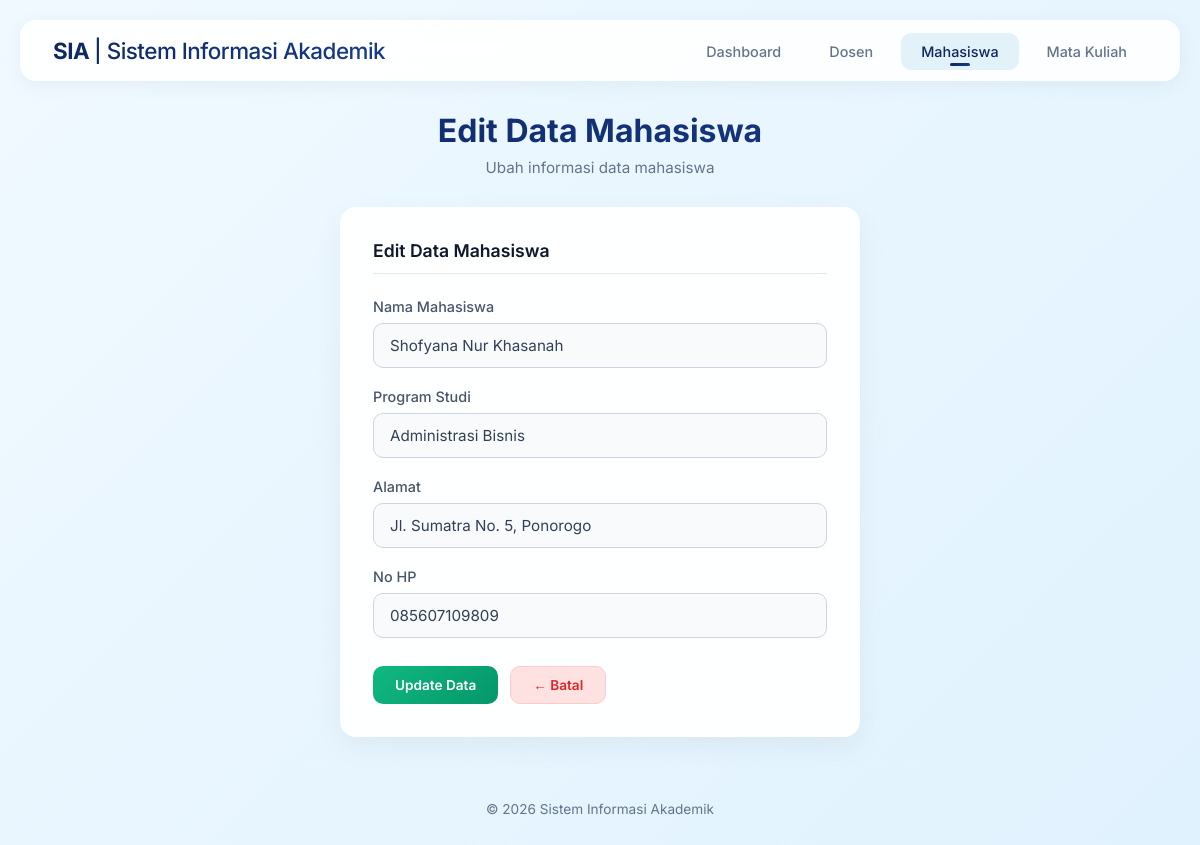
/editmahasiswa.php?npm=253101030, run on the app's committed database.
### tables this page shows
CREATE TABLE IF NOT EXISTS t_mahasiswa (
    npm INT PRIMARY KEY,
    namaMhs VARCHAR(50),
    prodi VARCHAR(25),
    alamat VARCHAR(70),
    noHP VARCHAR(14)
);

### editmahasiswa.php (the view, shortened to what this page needs)
<?php
  include 'koneksi.php';
  if (isset($_GET['npm'])) {
    $npm = ($_GET["npm"]);
    $query = "SELECT * FROM t_mahasiswa WHERE npm='$npm'";
    $result = mysqli_query($link, $query);
    $data = mysqli_fetch_assoc($result);
  } else {
    header("location:viewmahasiswa.php");
    exit;
  }
?>
<!DOCTYPE html>
<html lang="id">
<head>
    <link rel="stylesheet" href="style.css">
</head>
<body>
    <nav class="navbar">
        <div class="brand">SIA <span>| Sistem Informasi Akademik</span></div>
        <ul class="nav-links">
            <li><a href="index.php">Dashboard</a></li>
            <li><a href="viewdosen.php">Dosen</a></li>
            <li><a href="viewmahasiswa.php" class="active">Mahasiswa</a></li>
            <li><a href="viewmatakuliah.php">Mata Kuliah</a></li>
        </ul>
    </nav>
    <div class="page-header fade-in">
        <h1>Edit Data Mahasiswa</h1>
        <p>Ubah informasi data mahasiswa</p>
    </div>
    <div class="card form-card fade-in">
        <div class="form-title">Edit Data Mahasiswa</div>
        <form action="proses_editmahasiswa.php" method="post">
            <div class="form-group">
                <label for="namaMhs">Nama Mahasiswa</label>
                <input type="text" name="namaMhs" id="namaMhs" value="<?php echo $data['namaMhs']; ?>" required>
            </div>
            <div class="form-group">
                <label for="prodi">Program Studi</label>
                <input type="text" name="prodi" id="prodi" value="<?php echo $data['prodi']; ?>" required>
            </div>
            <div class="form-group">
                <label for="alamat">Alamat</label>
                <input type="text" name="alamat" id="alamat" value="<?php echo $data['alamat']; ?>" required>
            </div>
            <div class="form-group">
                <label for="noHP">No HP</label>
                <input type="tel" name="noHP" id="noHP" value="<?php echo $data['noHP']; ?>" required>
            </div>
            <div class="form-actions">
                <button type="submit" name="edit" class="btn btn-success">Update Data</button>
                <a href="viewmahasiswa.php" class="btn btn-danger">← Batal</a>
            </div>
        </form>
    </div>
    <div class="footer">
        &copy; <?php echo date('Y'); ?> Sistem Informasi Akademik
    </div>
</body>
</html>

### style.css (style rules this page uses)
* { margin: 0; padding: 0; box-sizing: border-box; }
body { font-family: 'Inter', sans-serif; background: linear-gradient(135deg, #f0f9ff 0%, #e0f2fe 100%); min-height: 100vh; color: #334155; padding: 20px; }
.navbar { background: rgba(255, 255, 255, 0.9); backdrop-filter: blur(20px); border: 1px solid rgba(255, 255, 255, 0.5); border-radius: 16px; padding: 16px 32px; margin-bottom: 30px; display: flex; justify-content: space-between; align-items: center; box-shadow: 0 4px 20px rgba(0, 0, 0, 0.05); }
.navbar .brand { font-size: 1.4rem; font-weight: 700; background: linear-gradient(135deg, #0e275e 0%, #163b8d 100%); -webkit-background-clip: text; -webkit-text-fill-color: transparent; background-clip: text; letter-spacing: -0.5px; }
.navbar .brand span { color: #355C7D; font-weight: 500; opacity: 1; }
.nav-links { display: flex; gap: 8px; list-style: none; }
.nav-links a { text-decoration: none; color: #64748b; padding: 10px 20px; border-radius: 10px; font-size: 0.9rem; font-weight: 500; transition: all 0.3s cubic-bezier(0.4, 0, 0.2, 1); position: relative; }
.nav-links a:hover, .nav-links a.active { color: #0e275e; background: rgba(2, 132, 199, 0.1); }
.nav-links a.active::after { content: ''; position: absolute; bottom: 4px; left: 50%; transform: translateX(-50%); width: 20px; height: 3px; background: linear-gradient(135deg, #0e275e, #163b8d); border-radius: 2px; }
.page-header { text-align: center; margin-bottom: 30px; }
.page-header h1 { font-size: 2rem; font-weight: 700; background: linear-gradient(135deg, #0e275e 0%, #163b8d 100%); -webkit-background-clip: text; -webkit-text-fill-color: transparent; background-clip: text; margin-bottom: 8px; }
.page-header p { color: #64748b; font-size: 0.95rem; }
.card { background: rgba(255, 255, 255, 0.95); backdrop-filter: blur(20px); border: 1px solid rgba(255, 255, 255, 0.8); border-radius: 16px; padding: 32px; box-shadow: 0 10px 30px rgba(0, 0, 0, 0.05); max-width: 900px; margin: 0 auto; }
.card.form-card { max-width: 520px; }
.btn { display: inline-flex; align-items: center; gap: 6px; text-decoration: none; padding: 10px 22px; border-radius: 10px; font-family: 'Inter', sans-serif; font-weight: 600; font-size: 0.85rem; cursor: pointer; border: none; transition: all 0.3s cubic-bezier(0.4, 0, 0.2, 1); }
.btn-success { background: linear-gradient(135deg, #10b981 0%, #059669 100%); color: #fff; }
.btn-danger { background: #fee2e2; color: #dc2626; border: 1px solid #fecaca; }
.form-group { margin-bottom: 20px; }
.form-group label { display: block; margin-bottom: 8px; font-weight: 500; font-size: 0.9rem; color: #475569; }
.form-group input[type="text"], .form-group input[type="number"], .form-group input[type="tel"], .form-group select { width: 100%; padding: 12px 16px; border-radius: 10px; border: 1px solid #cbd5e1; background: #f8fafc; color: #334155; font-family: 'Inter', sans-serif; font-size: 0.95rem; outline: none; transition: all 0.3s; }
.form-group input::placeholder { color: #94a3b8; }
.form-title { font-size: 1.1rem; font-weight: 600; color: #0f172a; margin-bottom: 24px; padding-bottom: 12px; border-bottom: 1px solid #e2e8f0; }
.form-actions { display: flex; gap: 12px; margin-top: 28px; }
.footer { text-align: center; padding: 24px; margin-top: 40px; color: #64748b; font-size: 0.85rem; }
.fade-in { animation: fadeIn 0.5s ease; }

### data on the page
t_mahasiswa: namaMhs "Shofyana Nur Khasanah", prodi "Administrasi Bisnis", alamat "Jl. Sumatra No. 5, Ponorogo", noHP "085607109809"
